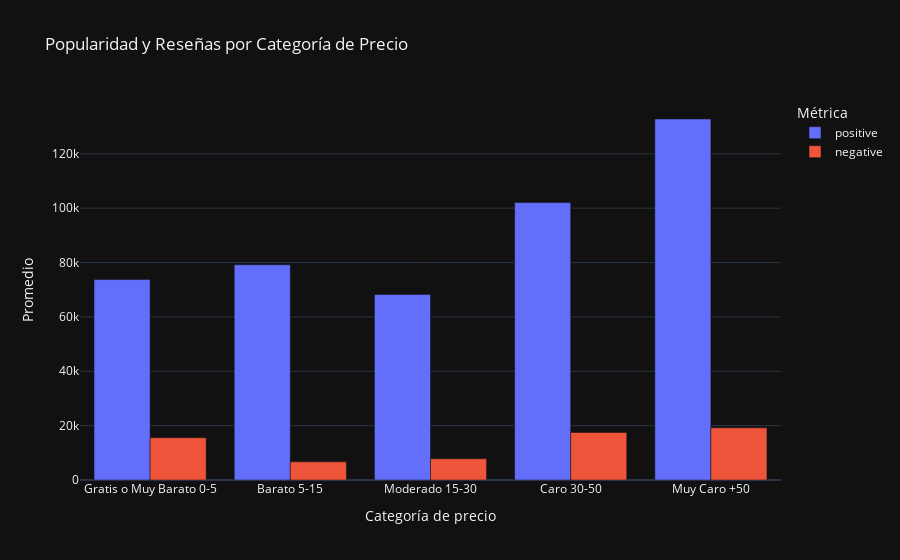

Notebook cell for this chart:
### Code cell
# Creo categorías de precio basadas en rangos apropiados.
bins = [0, 5, 15, 30, 50, videogames_data['price'].max()]
labels = ['Gratis o Muy Barato 0-5', 'Barato 5-15', 'Moderado 15-30', 'Caro 30-50', 'Muy Caro +50']
videogames_data['price_category'] = pd.cut(videogames_data['price'], bins=bins, labels=labels, include_lowest=True)


# Modificación: calcular el total de reseñas positivas y negativas por categoría de precio
total_positive_reviews = videogames_data.groupby('price_category')['positive'].sum()
total_negative_reviews = videogames_data.groupby('price_category')['negative'].sum()


# Agregar estos totales al DataFrame de popularidad de precio
price_popularity['total_positive_reviews'] = price_popularity['price_category'].map(total_positive_reviews)
price_popularity['total_negative_reviews'] = price_popularity['price_category'].map(total_negative_reviews)

# Crear el gráfico
fig = px.bar(price_popularity, x='price_category', y=['positive', 'negative'],
             title="Popularidad y Reseñas por Categoría de Precio",
             labels={'value': 'Promedio', 'variable': 'Métrica', 'price_category': 'Categoría de precio'},
             template="plotly_dark", barmode='group')

# Ajustar el hovertemplate para mostrar datos relevantes
fig.update_traces(
    hovertemplate="<br>".join([
        "Categoría: %{x}",
        "Promedio: %{y}",
        "Total de Juegos: %{customdata[0]}",
        "Total de Reseñas: %{customdata[1]}",
    ])
)

# Asignar datos personalizados para hovertemplate
for trace, metric in zip(fig.data, ['total_positive_reviews', 'total_negative_reviews']):
    if metric == 'total_positive_reviews':
        custom_data = price_popularity[['total_games', 'total_positive_reviews']].values
    else:  # 'total_negative_reviews'
        custom_data = price_popularity[['total_games', 'total_negative_reviews']].values
    trace.customdata = custom_data

fig.show()

# Exportar el gráfico como HTML
# fig.write_html("graphs/8.html")

### Figure 1 — Plotly figure (JSON) as saved in the notebook; plotly's stock layout.template omitted (floating-point values rounded to 4 significant figures)
{"data": [{"alignmentgroup": "True", "customdata": [[377, 27801133], [209, 16546781], [298, 20338648], [87, 8880002], [41, 5445419]], "hovertemplate": "Categoría: %{x}<br>Promedio: %{y}<br>Total de Juegos: %{customdata[0]}<br>Total de Reseñas: %{customdata[1]}", "legendgroup": "positive", "marker": {"color": "#636efa", "pattern": {"shape": ""}}, "name": "positive", "offsetgroup": "positive", "orientation": "v", "showlegend": true, "textposition": "auto", "type": "bar", "x": ["Gratis o Muy Barato 0-5", "Barato 5-15", "Moderado 15-30", "Caro 30-50", "Muy Caro +50"], "xaxis": "x", "y": [73740.0, 79170.0, 68250.0, 102100.0, 132800.0], "yaxis": "y"}, {"alignmentgroup": "True", "customdata": [[377, 5862286], [209, 1395883], [298, 2327097], [87, 1520396], [41, 786623]], "hovertemplate": "Categoría: %{x}<br>Promedio: %{y}<br>Total de Juegos: %{customdata[0]}<br>Total de Reseñas: %{customdata[1]}", "legendgroup": "negative", "marker": {"color": "#EF553B", "pattern": {"shape": ""}}, "name": "negative", "offsetgroup": "negative", "orientation": "v", "showlegend": true, "textposition": "auto", "type": "bar", "x": ["Gratis o Muy Barato 0-5", "Barato 5-15", "Moderado 15-30", "Caro 30-50", "Muy Caro +50"], "xaxis": "x", "y": [15550.0, 6679.0, 7809.0, 17480.0, 19190.0], "yaxis": "y"}], "layout": {"barmode": "group", "legend": {"title": {"text": "Métrica"}, "tracegroupgap": 0}, "title": {"text": "Popularidad y Reseñas por Categoría de Precio"}, "xaxis": {"anchor": "y", "domain": [0, 1], "title": {"text": "Categoría de precio"}}, "yaxis": {"anchor": "x", "domain": [0, 1], "title": {"text": "Promedio"}}}}
